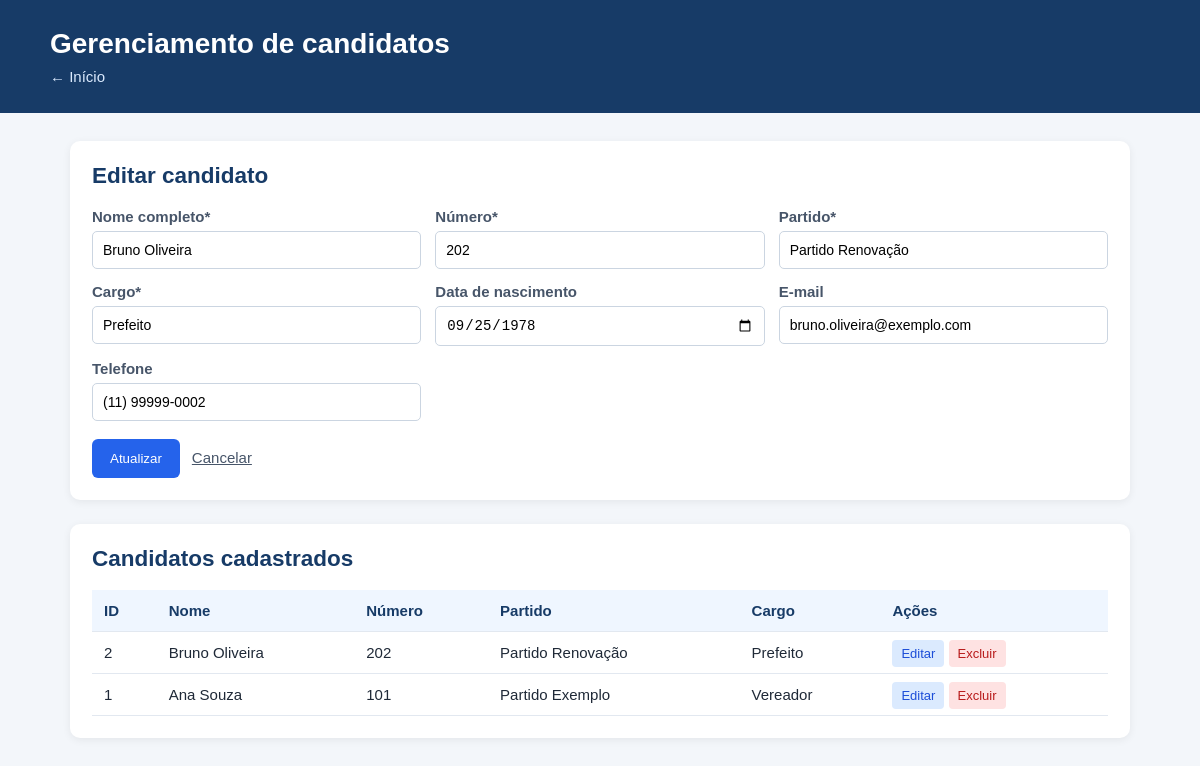
Page /candidatos.php?editar=2 on the committed database.
### tables this page shows
CREATE TABLE candidato1 (
    id_candidato INT UNSIGNED AUTO_INCREMENT PRIMARY KEY,
    nome_completo VARCHAR(120) NOT NULL,
    numero INT UNSIGNED NOT NULL,
    partido VARCHAR(60) NOT NULL,
    cargo VARCHAR(60) NOT NULL,
    data_nascimento DATE NULL,
    email VARCHAR(120) NULL,
    telefone VARCHAR(20) NULL,
    criado_em TIMESTAMP NOT NULL DEFAULT CURRENT_TIMESTAMP,
    atualizado_em TIMESTAMP NOT NULL DEFAULT CURRENT_TIMESTAMP ON UPDATE CURRENT_TIMESTAMP,
    CONSTRAINT uq_candidato_numero UNIQUE (numero),
    CONSTRAINT uq_candidato_email UNIQUE (email)
);

### candidatos.php (the view, shortened to what this page needs)
<?php
require 'config.php';
$editando = false;
$registro = ['id_candidato' => '', 'nome_completo' => '', 'numero' => '', 'partido' => '', 'cargo' => '', 'data_nascimento' => '', 'email' => '', 'telefone' => ''];
if (isset($_GET['editar'])) {
    $busca = $pdo->prepare('SELECT * FROM candidato1 WHERE id_candidato=?');
    $busca->execute([(int)$_GET['editar']]);
    $registro = $busca->fetch() ?: $registro;
    $editando = true;
}
$lista = $pdo->query('SELECT * FROM candidato1 ORDER BY id_candidato DESC')->fetchAll();
?>
<!DOCTYPE html>
<html lang="pt-BR">
<head>
    <link rel="stylesheet" href="style.css">
</head>
<body>
    <header>
        <h1>Gerenciamento de candidatos</h1>
        <p><a href="index.php">← Início</a></p>
    </header>
    <main class="container">
        <section class="form-box">
            <h2><?= $editando ? 'Editar candidato' : 'Cadastrar candidato' ?></h2>
            <form method="post"><input type="hidden" name="id_candidato" value="<?= htmlspecialchars($registro['id_candidato']) ?>">
                <div class="grid"><label>Nome completo*<input required name="nome_completo" value="<?= htmlspecialchars($registro['nome_completo']) ?>"></label><label>Número*<input required type="number" name="numero" value="<?= htmlspecialchars($registro['numero']) ?>"></label><label>Partido*<input required name="partido" value="<?= htmlspecialchars($registro['partido']) ?>"></label><label>Cargo*<input required name="cargo" value="<?= htmlspecialchars($registro['cargo']) ?>"></label><label>Data de nascimento<input type="date" name="data_nascimento" value="<?= htmlspecialchars($registro['data_nascimento']) ?>"></label><label>E-mail<input type="email" name="email" value="<?= htmlspecialchars($registro['email']) ?>"></label><label>Telefone<input name="telefone" value="<?= htmlspecialchars($registro['telefone']) ?>"></label></div><button type="submit"><?= $editando ? 'Atualizar' : 'Cadastrar' ?></button><?php if ($editando): ?><a class="cancelar" href="candidatos.php">Cancelar</a><?php endif; ?>
            </form>
        </section>
        <section>
            <h2>Candidatos cadastrados</h2>
            <div class="table-wrap">
                <table>
                    <tr>
                        <th>ID</th>
                        <th>Nome</th>
                        <th>Número</th>
                        <th>Partido</th>
                        <th>Cargo</th>
                        <th>Ações</th>
                    </tr><?php foreach ($lista as $item): ?><tr>
                            <td><?= $item['id_candidato'] ?></td>
                            <td><?= htmlspecialchars($item['nome_completo']) ?></td>
                            <td><?= $item['numero'] ?></td>
                            <td><?= htmlspecialchars($item['partido']) ?></td>
                            <td><?= htmlspecialchars($item['cargo']) ?></td>
                            <td><a class="acao editar" href="?editar=<?= $item['id_candidato'] ?>">Editar</a> <a class="acao excluir" href="?excluir=<?= $item['id_candidato'] ?>" onclick="return confirm('Excluir este candidato?')">Excluir</a></td>
                        </tr><?php endforeach; ?>
                </table>
            </div>
        </section>
    </main>
</body>
</html>

### style.css (style rules this page uses)
* { box-sizing: border-box; }
body { margin: 0; background: #f3f6fa; color: #1f2937; font: 15px Arial, sans-serif; }
header { background: #173b67; color: #fff; padding: 28px max(20px, calc((100% - 1100px) / 2)); }
header h1 { margin: 0 0 8px; font-size: 28px; }
header p { margin: 0; }
header a { color: #dbeafe; text-decoration: none; }
.container { max-width: 1100px; margin: 28px auto; padding: 0 20px; }
h2 { color: #173b67; margin-top: 0; }
.menu a, button { display: inline-block; background: #2563eb; color: #fff; border: 0; border-radius: 6px; padding: 12px 18px; text-decoration: none; cursor: pointer; }
.info, .form-box, section:not(.cards):not(.menu) { background: #fff; padding: 22px; border-radius: 10px; box-shadow: 0 2px 8px #0001; margin-bottom: 24px; }
.grid { display: grid; grid-template-columns: repeat(3, 1fr); gap: 14px; margin-bottom: 18px; }
label { font-weight: bold; color: #475569; }
input { display: block; width: 100%; margin-top: 6px; border: 1px solid #cbd5e1; border-radius: 5px; padding: 10px; font-size: 14px; }
table { border-collapse: collapse; width: 100%; min-width: 720px; }
th, td { border-bottom: 1px solid #e2e8f0; padding: 12px; text-align: left; }
th { background: #eff6ff; color: #173b67; }
.table-wrap { overflow-x: auto; }
.acao { padding: 6px 9px; border-radius: 4px; text-decoration: none; font-size: 13px; }
.editar { background: #dbeafe; color: #1d4ed8; }
.excluir { background: #fee2e2; color: #b91c1c; }
.cancelar { margin-left: 12px; color: #475569; }

### rows in the picture
candidato1: nome_completo "Bruno Oliveira", numero "202", partido "Partido Renovação", cargo "Prefeito", data_nascimento "09/25/1978", email "bruno.oliveira@exemplo.com", telefone "(11) 99999-0002", id_candidato "2"
candidato1: id_candidato "1", nome_completo "Ana Souza", numero "101", partido "Partido Exemplo", cargo "Vereador"
